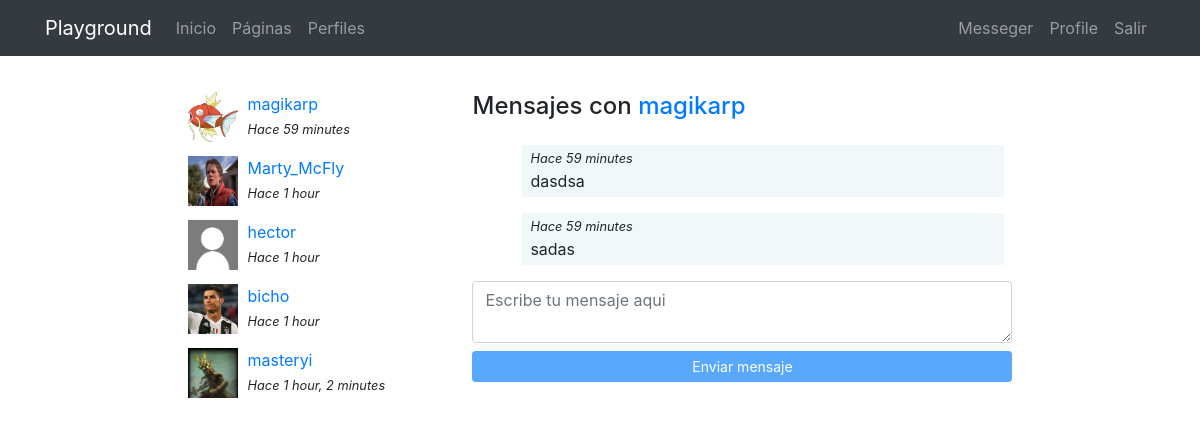
Screenshot of /messenger/thread/4/ (signed in) with the database file from the repository.
### registration/models.py (models this page shows)
class Profile(models.Model):
    user = models.OneToOneField(User, on_delete = models.CASCADE)
    avatar = models.ImageField(upload_to = custom_upload_to, null = True, blank = True)
    bio = models.TextField(null = True, blank= True)
    link = models.URLField(max_length=200, null = True, blank = True)
    class Meta:
        ordering = ['user__username']

### messenger/models.py (models this page shows)
class Thread(models.Model):
    users = models.ManyToManyField(User, related_name="threads")
    messages = models.ManyToManyField(Message)
    updated = models.DateTimeField(auto_now=True)
    objects = ThreadManager()
    class Meta:
        ordering = ["-updated"]

class Message(models.Model):
    user = models.ForeignKey(User, on_delete=models.CASCADE)
    content = models.TextField()
    created = models.DateTimeField(auto_now_add=True)
    class Meta:
        ordering = ['created']

### messenger/views.py (the view)
# urls.py: path('thread/<int:pk>/', ThreadDetail.as_view(), name="detail"),
@method_decorator(login_required, name="dispatch")
class ThreadDetail(DetailView):
    model = Thread
    def get_object(self):
        obj = super(ThreadDetail, self).get_object()
        if self.request.user not in obj.users.all():
            raise Http404()
        return obj

### messenger/templates/messenger/thread_detail.html (shortened to what this page needs)
{% extends 'core/base.html' %}
{% load static %}
{% block content %}
<main role="main">
  <div class="container">
    <div class="row mt-3">
      <div class="col-md-9 mx-auto mb-5">
        <div class="row">
          <div class="col-md-4">
            {% for thread in request.user.threads.all %}
              {% if thread.messages.all|length > 0 %}
                <div class="mb-3">
                  {% for user in thread.users.all %}
                    {% if user != request.user %}
                      {% if user.profile.avatar %}
                        <img src="{{user.profile.avatar.url}}" class="avatar">
                      {% else %}
                        <img src="{% static 'registration/img/no-avatar.jpg' %}" class="avatar">
                      {% endif %}
                      <div>
                        <a href="{% url 'messenger:detail' thread.pk %}">{{user}}</a><br>
                        <small><i>Hace {{thread.messages.last.created|timesince}}</i></small>
                      </div>
                    {% endif %}
                  {% endfor %}
                </div>
              {% endif %}
            {% endfor %}
          </div>
          <div class="col-md-8">
            {% for user in thread.users.all %}
              {% if user != request.user %}
                <h4 class="mb-4">Mensajes con <a href="{% url 'profiles:profile' user %} ">{{user}}</a></h4>
              {% endif %}
            {% endfor %}
            <div class="thread" id="thread">
              {% for message in object.messages.all %}
                <div {% if request.user == message.user %}class="mine mb-3"{% else %}class="other mb-3"{% endif %}>
                  <small><i>Hace {{thread.messages.last.created|timesince}}</i></small><br>
                  {{message.content}}
                </div>
              {% endfor %}
            </div>
            <textarea id = "content" class = "form-control mb-2" rows="2" placeholder = "Escribe tu mensaje aqui"></textarea>
            <button id = "send" class="btn btn-primary btn-sm btn-block" disabled>Enviar mensaje</button>
          </div>
        </div>
    </div>
  </div>
</main>
{% endblock %}

### core/static/core/css/main.css (style rules this page uses)
main { padding-top: 20px; }
:root { --jumbotron-padding-y: 3rem; }

### messenger/templates/messenger/thread_detail.html (style rules this page uses)
.avatar { width:50px; height:50px; float:left; margin-right:10px; }
.thread { max-height:300px; overflow-y:auto; padding:0 0.5em; }
.mine { padding:0 0.5em 0.25em; background-color:rgba(230,242,245,.5); width:92%; margin-left:8%; }

### rows the page displays
Thread: messages.last.created "59 minutes"
Thread: messages.last.created "1 hour"
Thread: messages.last.created "1 hour"
Thread: messages.last.created "1 hour"
Thread: messages.last.created "1 hour, 2 minutes"
Message: content "dasdsa"
Message: content "sadas"

### other values shown
{{ user }} "magikarp"
{{ user }} "Marty_McFly"
{{ user }} "hector"
{{ user }} "bicho"
{{ user }} "masteryi"
